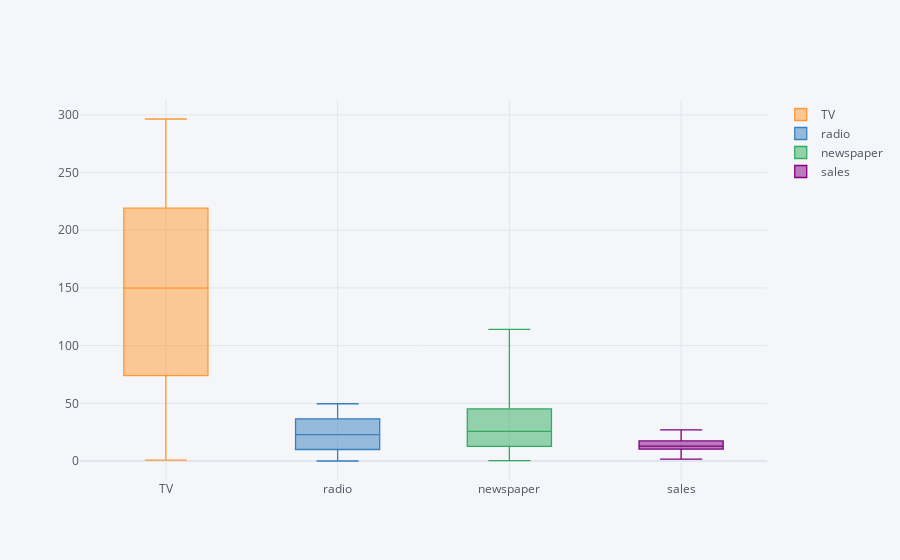

This figure's notebook cell:
### Code cell
advert.iplot(kind='box')

### Figure 1 — Plotly figure (JSON) as saved in the notebook; plotly's stock layout.template omitted (floating-point values rounded to 4 significant figures; data arrays with more than 128 entries replaced by an {"elided": "..."} marker saying what was removed)
{"data": [{"boxpoints": false, "line": {"width": 1.3}, "marker": {"color": "rgba(255, 153, 51, 1.0)"}, "name": "TV", "orientation": "v", "type": "box", "y": {"elided": "200 float values"}}, {"boxpoints": false, "line": {"width": 1.3}, "marker": {"color": "rgba(55, 128, 191, 1.0)"}, "name": "radio", "orientation": "v", "type": "box", "y": {"elided": "200 float values"}}, {"boxpoints": false, "line": {"width": 1.3}, "marker": {"color": "rgba(50, 171, 96, 1.0)"}, "name": "newspaper", "orientation": "v", "type": "box", "y": {"elided": "200 float values"}}, {"boxpoints": false, "line": {"width": 1.3}, "marker": {"color": "rgba(128, 0, 128, 1.0)"}, "name": "sales", "orientation": "v", "type": "box", "y": {"elided": "200 float values"}}], "layout": {"autosize": true, "legend": {"bgcolor": "#F5F6F9", "font": {"color": "#4D5663"}}, "paper_bgcolor": "#F5F6F9", "plot_bgcolor": "#F5F6F9", "title": {"font": {"color": "#4D5663"}}, "xaxis": {"autorange": true, "gridcolor": "#E1E5ED", "range": [-0.5, 3.5], "showgrid": true, "tickfont": {"color": "#4D5663"}, "title": {"font": {"color": "#4D5663"}, "text": ""}, "type": "category", "zerolinecolor": "#E1E5ED"}, "yaxis": {"autorange": true, "gridcolor": "#E1E5ED", "range": [-16.47, 312.9], "showgrid": true, "tickfont": {"color": "#4D5663"}, "title": {"font": {"color": "#4D5663"}, "text": ""}, "type": "linear", "zerolinecolor": "#E1E5ED"}}}
